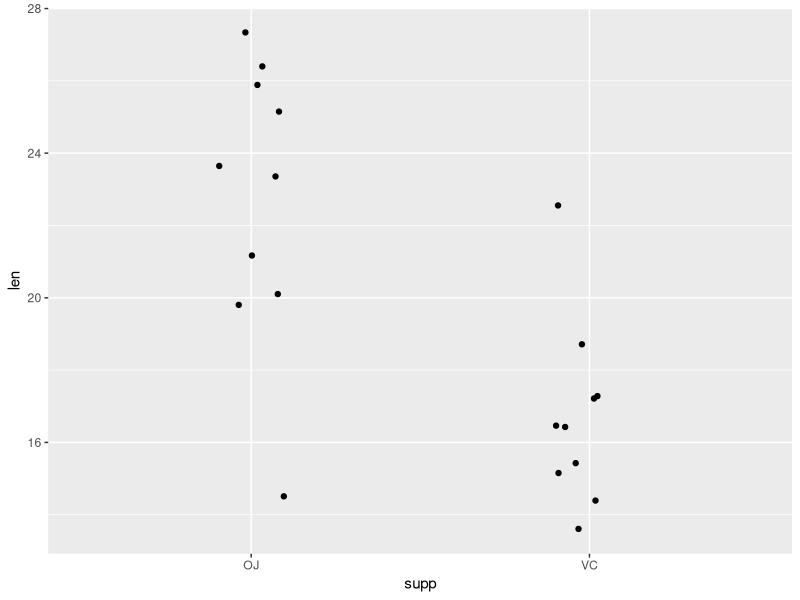
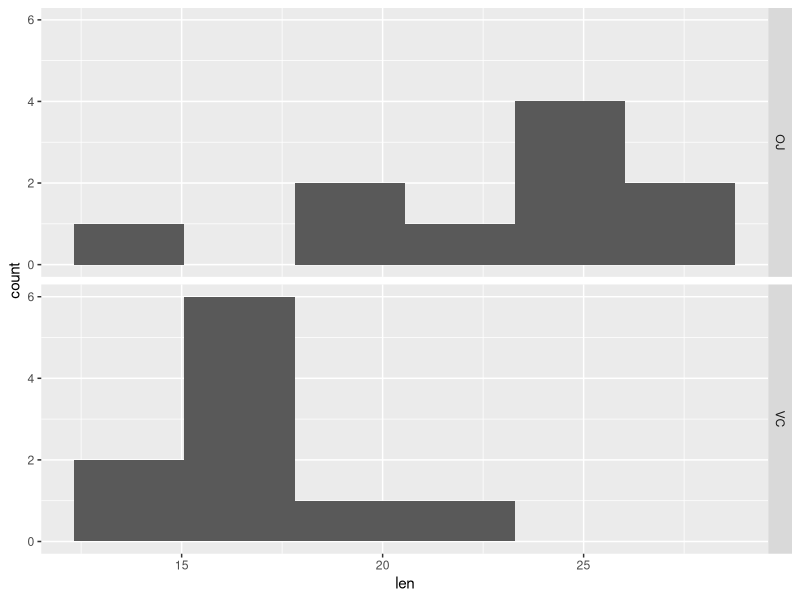
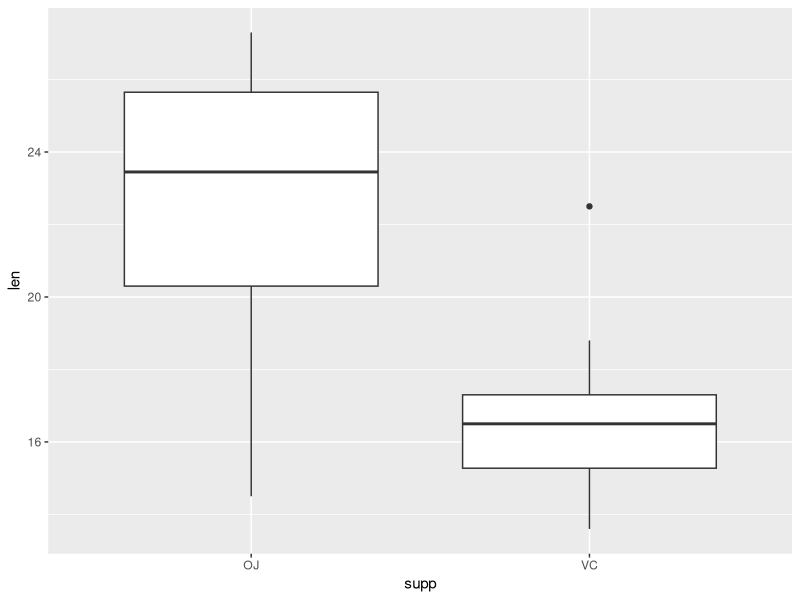
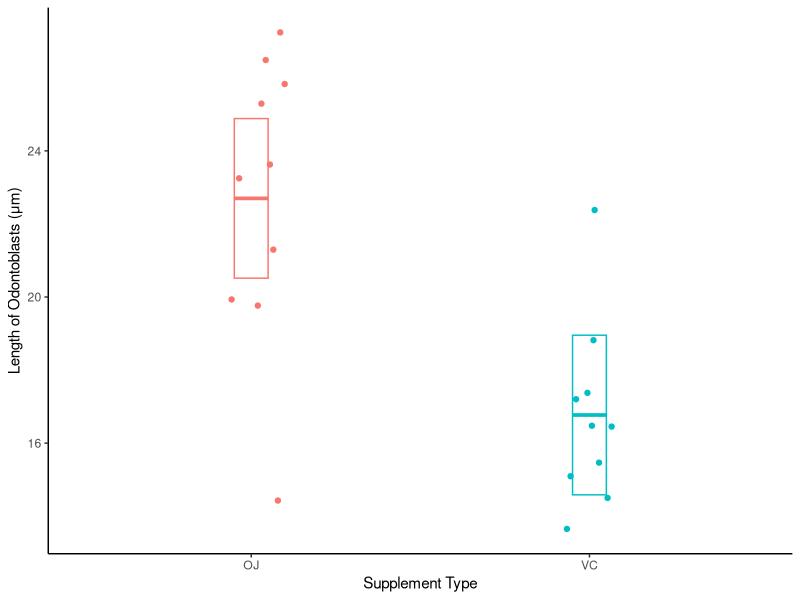
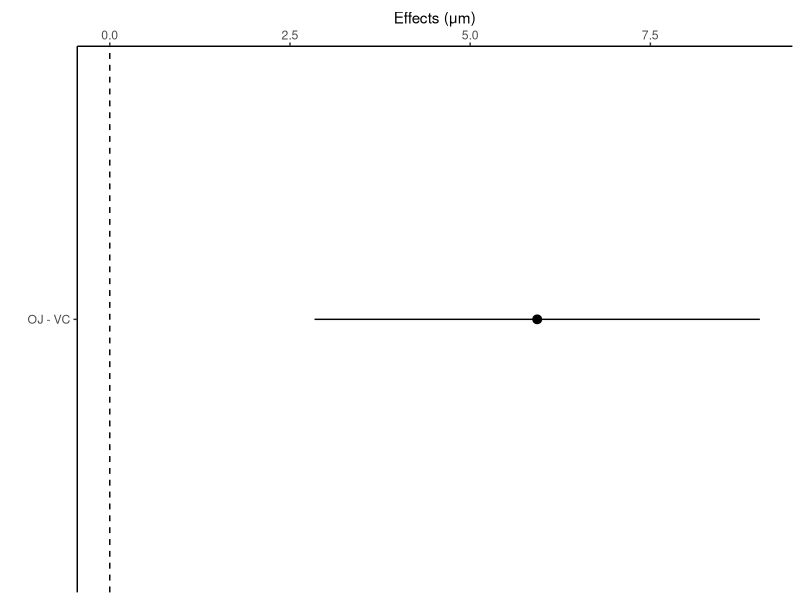
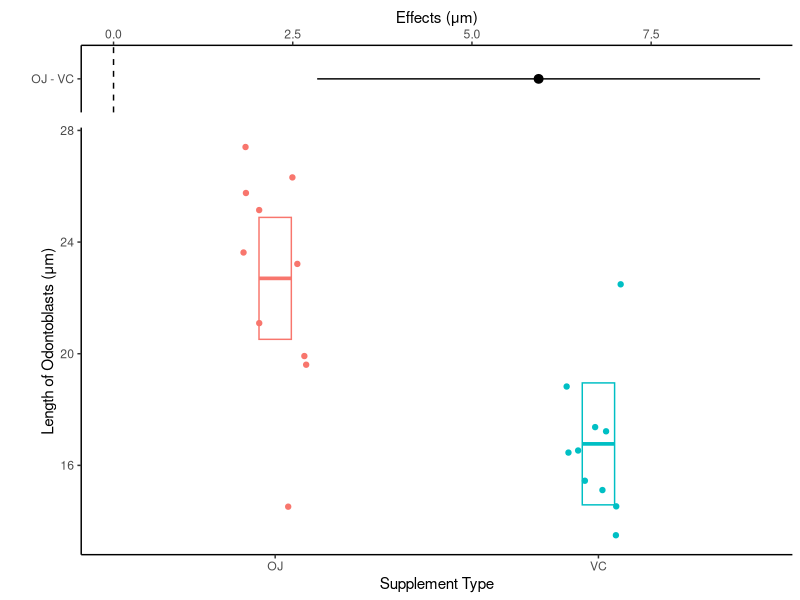
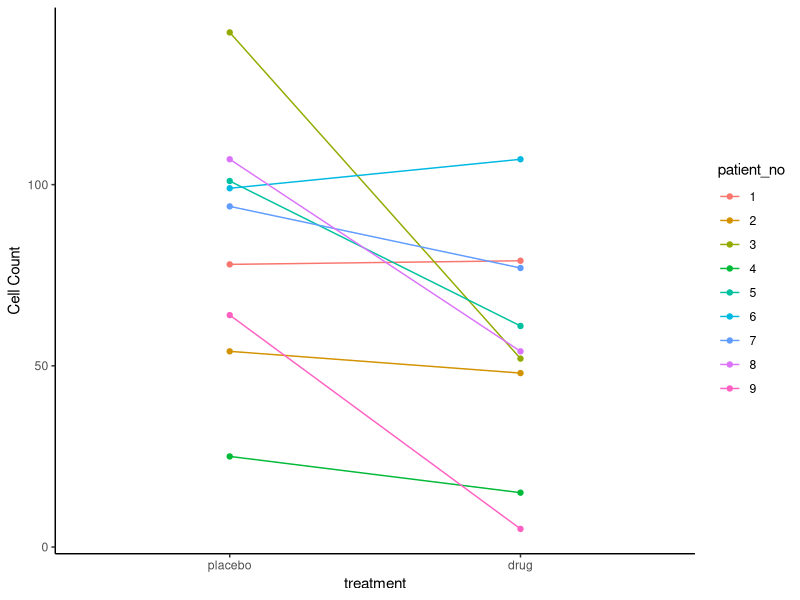
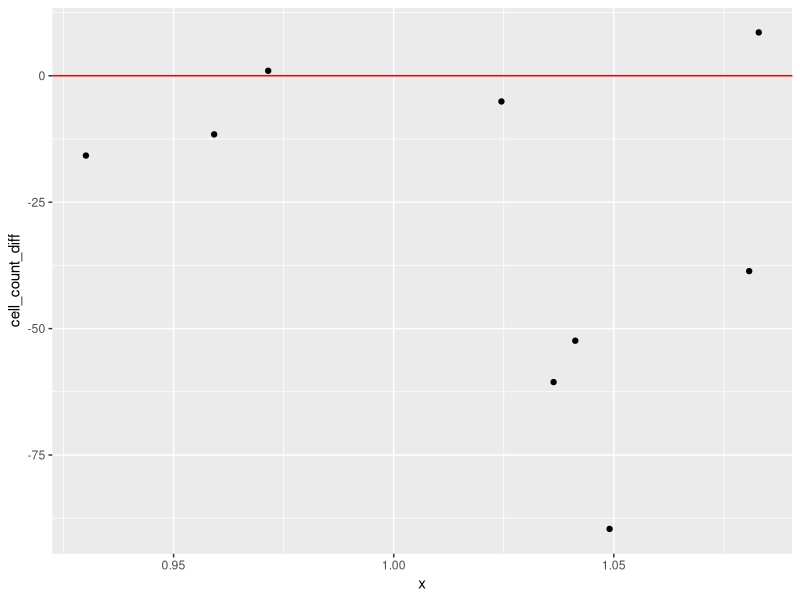

R code for these plots, in order: (Note: this script raises an error after producing the figures.)
## ---- chunk 1
#| label: load packages
# load tidyverse packages
library(tidyverse)

# load broom package (for linear model related functions)
# note broom package is installed as part of tidymodels package
library(broom)

# load skimr package - to use skim() function for descriptive statistics
library(skimr)

# load emmeans "estimated marginal means" package
library(emmeans)

# load cowplot package - used to combine multiple ggplots into a single figure
library(cowplot)
## ---- chunk 2
#Each built in data set has a help file that can be viewed:
?ToothGrowth

#View the structure of the full data set:
glimpse(ToothGrowth)
## ---- chunk 3
dat_tg <- ToothGrowth |> 
  filter(dose == 1) |>
  select(len, supp)

glimpse(dat_tg)
## ---- chunk 4
# Individual Value Plot (Stripchart) length by supplement type
dat_tg |>
  ggplot(aes(x = supp, y = len)) +
  geom_jitter(width = 0.1)

# Histogram of length faceted by supplement type
dat_tg |>
  ggplot(aes(x = len)) +
  geom_histogram(bins = 6) +
  facet_grid(rows = vars(supp))

# Boxplots of length by supplement type
dat_tg |>
  ggplot(aes(x = supp, y = len)) +
  geom_boxplot()

# summary/descriptive statistics of length by supplement type
dat_tg |>
  group_by(supp) |>
  skim()
## ---- chunk 5
dat_tg |>
  group_by(supp) |>
  summarise(
    mean_length = mean(len),
    sd_length = sd(len),
    n_length = n()
  )
## ---- chunk 6
# effect size: mean OJ - mean VC
22.7-16.8

# effect size expressed as percentage difference
# use round() function to round to 0 decimal places
round((22.7-16.8)/16.8*100, 0) 
## ---- chunk 7
lm_len_supp <- lm(len ~ supp, data = dat_tg)

lm_len_supp
## ---- chunk 8
# use tidy function from broom package with the linear model object
lm_len_supp_coef <- tidy(lm_len_supp, conf.int = TRUE)

lm_len_supp_coef
## ---- chunk 9
# create emmeans table object
lm_len_supp_emm <- emmeans(lm_len_supp, ~ supp)

lm_len_supp_emm
## ---- chunk 10
#| fig.height: 4.0
#| fig.width: 3.0

# note in ggplot below we had to turn the emmeans object into a tibble (data.frame) so it would work as data in ggplot
# as_tibble(lm_len_supp_emm)

plot_lm_len_supp_emm <- dat_tg |>
  ggplot(aes(x = supp, y = len, color = supp)) +
  geom_jitter(width = 0.1) +
  ylab("Length of Odontoblasts (μm)") +
  xlab("Supplement Type") +
  #use emm object as 2nd data table to plot 95% CIs
  geom_crossbar(
    data = as_tibble(lm_len_supp_emm),
    aes(y = emmean,
        ymin = lower.CL,
        ymax = upper.CL),
    width = 0.1
  ) +
  theme_classic() +
  theme(legend.position = "none")

plot_lm_len_supp_emm
## ---- chunk 11
lm_len_supp_pairs <- contrast(lm_len_supp_emm,
                            method = "pairwise") |> 
  summary(infer = TRUE)
# Note: method = "revpairwise" switches the order in subtraction for comparison 
# (up to researcher/you to determine which is more appropriate)

lm_len_supp_pairs
## ---- chunk 12
#| fig.height: 1.0
#| fig.width: 3.0
# NOTE: in ggplot code below we had to turn the contrast object into 
# a tibble (data.frame) so it would work as data in ggplot

plot_lm_len_supp_pairs <- as_tibble(lm_len_supp_pairs) |>
  ggplot(aes(y = contrast, x = estimate)) +
  geom_pointrange(aes(xmin = lower.CL,
                      xmax = upper.CL)) +
  geom_vline(xintercept = 0, linetype = 2) +
  xlab("Effects (μm)") +
  ylab("") +
  scale_x_continuous(position = "top") +
  theme_classic()

plot_lm_len_supp_pairs
## ---- chunk 13
#| fig.height: 4.0
#| fig.width: 3.0

results_plot <- plot_grid(plot_lm_len_supp_pairs, 
                          plot_lm_len_supp_emm, 
                          nrow = 2,
                          align = "v",
                          axis = "rl",
                          rel_heights = c(0.25, 1)
                          )
# rel_heights argument specifies relative size of two plots (i.e., first plot is 0.25 as tall as the second plot) 

results_plot
## ---- chunk 14
# output plot to .png file type, set size (default is inches), 300 or 600 dpi is high quality
ggsave(
  "plot_len_by_supp_95CIs.png",
  results_plot,
  width = 4,
  height = 4,
  dpi = 600
)
## ---- chunk 15
# Review the help file for the t.test function, there are various options
?t.test
## ---- chunk 16
# run default arguments (two-tailed test and assume un-equal variances, with Welch's correction)
t.test(len ~ supp, data = dat_tg)
## ---- chunk 17
t_test_len_supp <- t.test(len ~ supp, data = dat_tg)

# show results in "tidy" data.frame format (from broom package)
tidy(t_test_len_supp)
# select mean difference, 95%CIs and p-value
tidy(t_test_len_supp) |> 
  select(estimate, conf.low, conf.high, p.value)
## ---- chunk 18
## create data frame w/ data manually entered
dat_paired_wide <- tibble(
  patient_no = 1:9,
  placebo = c(78, 54, 142, 25, 101, 99, 94, 107, 64),
  drug = c(79, 48, 52, 15, 61, 107, 77, 54, 5)
)
# look at "wide" format (not what you want)
# one variable (cell_counts) is split across two columns
dat_paired_wide
## ---- chunk 19
## use pivot_longer function from dplyr to convert from wide to long data table format
dat_paired <- dat_paired_wide |>
  pivot_longer(cols = placebo:drug, 
               names_to = "treatment", values_to = "cell_count")
# look at "long" format 
# i.e., what you always want your data to be if possible
# and typcially need long format for plotting w/ ggplot
# single variable in each colum
dat_paired
## ---- chunk 20
glimpse(dat_paired)
## ---- chunk 21
dat_paired <- dat_paired |>
  mutate(patient_no = factor(patient_no),
         treatment = factor(treatment,
                            levels = c("placebo", "drug")))
# look at the data again
glimpse(dat_paired)
## ---- chunk 22
# note in a code chunk above treatment and patient_no were 
# already converted to factors in a code chunk above, and 
# therefore ggplot treats them accordingly.

plot_dat_paired <-
  ggplot(dat_paired, aes(x = treatment, y = cell_count,
                         color = patient_no)) +
  geom_point() +
  geom_line(aes(group = patient_no)) +
  ylab("Cell Count") +
  theme_classic()


plot_dat_paired
## ---- chunk 23
# convert from long to wide format, then subtract drug - placebo values 
# for each patient creating a new column named cell_count_diff
dat_diff <- dat_paired |>
  pivot_wider(names_from = treatment,
              values_from = cell_count) |>
  mutate(cell_count_diff = drug - placebo)

dat_diff
## ---- chunk 24
# Individual Value Plot (Stripchart)
# add a horizontal line at 0
dat_diff |>
  ggplot(aes(x = 1, y = cell_count_diff)) +
  geom_jitter(width = 0.1) +
  geom_hline(yintercept = 0, color = "red")

# Histogram of cell_count_diff
dat_diff |>
  ggplot(aes(x = cell_count_diff)) +
  geom_histogram(bins = 8)  +
  geom_vline(xintercept = 0, color = "red")

# Boxplot of cell_count_diff
dat_diff |>
  ggplot(aes(x = 1, y = cell_count_diff)) +
  geom_boxplot() +
  geom_hline(yintercept = 0, color = "red")

# summary/descriptive statistics of cell_count_diff
dat_diff |>
  skim(cell_count_diff)
## ---- chunk 25
dat_diff |>
  summarise(mean_count_diff = mean(cell_count_diff),
            sd_count_diff = sd(cell_count_diff),
            n_count_diff = n())
## ---- chunk 26
lm_cell_diff <- lm(cell_count_diff ~ 1, data = dat_diff)
lm_cell_diff
## ---- chunk 27
# use tidy function from broom package with the linear model object
lm_len_supp_coef <- tidy(lm_cell_diff, conf.int = TRUE)

lm_len_supp_coef
## ---- chunk 28
#| label: emmeans table 

# create emmeans table object
lm_cell_diff_emm <- emmeans(lm_cell_diff, ~ 1)

lm_cell_diff_emm
## ---- chunk 29
#| fig.height: 2.0
#| fig.width: 4

# NOTE in ggplot code below we had to turn the emmeans object into 
# a tibble (data.frame) so it would work as data in ggplot
plot_lm_cell_diff_emm <- dat_diff |>
  ggplot(aes(x = cell_count_diff, y = 1)) +
  #use emm object as 2nd data table to plot 95% CIs
  geom_crossbar(data = as_tibble(lm_cell_diff_emm),
                aes(x = emmean,
                    xmin = lower.CL,
                    xmax = upper.CL)) +
  xlab("Difference in cell counts with drug") +
  scale_x_continuous(position = "top") +
  theme_classic() +
  #remove y-axis elements
  theme(
    axis.title.y = element_blank(),
    axis.text.y = element_blank(),
    axis.ticks.y = element_blank()
  ) +
  geom_vline(xintercept = 0,
             color = "red",
             linewidth = 1.5) +
  geom_point(size = 3, alpha = 0.4)

# The alpha argument in geom_point makes the points transparent so 
# if they overlapped you should be able to see both overlapping points.

plot_lm_cell_diff_emm

## ---- chunk 30
#| fig.height: 5.0
#| fig.width: 4.0

# We will combine the plot of the differences w/ 95% CI with
# the initial plot we made the connects each placebo & drug point with a line
results_plot <- plot_grid(
  plot_lm_cell_diff_emm,
  plot_dat_paired,
  nrow = 2,
  align = "v",
  axis = "rl",
  rel_heights = c(0.25, 1)
)
# rel_heights argument specifies relative size of two 
# plots (i.e., first plot is 0.25 as tall as the second plot)

results_plot
## ---- chunk 31
# output plot to .png file type, set size (default is inches), 300 or 600 dpi is high quality
ggsave(
  "plot_cell_diff_95CIs.png",
  results_plot,
  width = 4,
  height = 4,
  dpi = 600
)
## ---- chunk 32
# using differences data table, run as one-sample t-test compared to 0
t.test(cell_count_diff ~ 1, mu=0, data = dat_diff)
## ---- chunk 33
# using paired data table, run as actual paired-sample t-test
t.test(cell_count~treatment, data = dat_paired, paired = TRUE)
## ---- chunk 34
t_test_cell_diff <- t.test(cell_count_diff ~ 1, mu=0, data = dat_diff)

# show results in "tidy" data.frame format (from broom package)
tidy(t_test_cell_diff)
# select mean difference, 95%CIs and p-value
tidy(t_test_cell_diff) |> 
  select(estimate, conf.low, conf.high, p.value)
